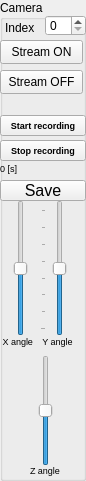
   <widget class="QGroupBox" name="groupBox_4">
    <property name="geometry">
     <rect>
      <x>1280</x>
      <y>0</y>
      <width>86</width>
      <height>481</height>
     </rect>
    </property>
    <property name="title">
     <string>Camera </string>
    </property>
    <widget class="QSlider" name="verticalSlider">
     <property name="geometry">
      <rect>
       <x>40</x>
       <y>200</y>
       <width>31</width>
       <height>136</height>
      </rect>
     </property>
     <property name="maximum">
      <number>180</number>
     </property>
     <property name="value">
      <number>90</number>
     </property>
     <property name="orientation">
      <enum>Qt::Vertical</enum>
     </property>
     <property name="tickPosition">
      <enum>QSlider::TicksAbove</enum>
     </property>
     <property name="tickInterval">
      <number>25</number>
     </property>
    </widget>
    <widget class="QPushButton" name="pushButton_9">
     <property name="geometry">
      <rect>
       <x>0</x>
       <y>115</y>
       <width>86</width>
       <height>21</height>
      </rect>
     </property>
     <property name="font">
      <font>
       <pointsize>7</pointsize>
       <weight>75</weight>
       <bold>true</bold>
      </font>
     </property>
     <property name="text">
      <string>Start recording</string>
     </property>
    </widget>
    <widget class="QPushButton" name="pushButton_10">
     <property name="geometry">
      <rect>
       <x>0</x>
       <y>140</y>
       <width>86</width>
       <height>21</height>
      </rect>
     </property>
     <property name="font">
      <font>
       <pointsize>7</pointsize>
       <weight>75</weight>
       <bold>true</bold>
      </font>
     </property>
     <property name="text">
      <string>Stop recording</string>
     </property>
    </widget>
    <widget class="QLabel" name="label_3">
     <property name="geometry">
      <rect>
       <x>0</x>
       <y>331</y>
       <width>41</width>
       <height>20</height>
      </rect>
     </property>
     <property name="font">
      <font>
       <pointsize>7</pointsize>
      </font>
     </property>
     <property name="text">
      <string> X angle</string>
     </property>
    </widget>
    <widget class="QLabel" name="label">
     <property name="geometry">
      <rect>
       <x>0</x>
       <y>160</y>
       <width>81</width>
       <height>16</height>
      </rect>
     </property>
     <property name="font">
      <font>
       <pointsize>7</pointsize>
      </font>
     </property>
     <property name="text">
      <string>0 [s]</string>
     </property>
    </widget>
    <widget class="QPushButton" name="pushButton_30">
     <property name="geometry">
      <rect>
       <x>0</x>
       <y>180</y>
       <width>86</width>
       <height>21</height>
      </rect>
     </property>
     <property name="font">
      <font>
       <pointsize>12</pointsize>
      </font>
     </property>
     <property name="text">
      <string>Save</string>
     </property>
    </widget>
    <widget class="QSlider" name="verticalSlider_8">
     <property name="geometry">
      <rect>
       <x>10</x>
       <y>200</y>
       <width>21</width>
       <height>136</height>
      </rect>
     </property>
     <property name="maximum">
      <number>180</number>
     </property>
     <property name="value">
      <number>90</number>
     </property>
     <property name="orientation">
      <enum>Qt::Vertical</enum>
     </property>
    </widget>
    <widget class="QSpinBox" name="spinBox_3">
     <property name="geometry">
      <rect>
       <x>45</x>
       <y>15</y>
       <width>41</width>
       <height>21</height>
      </rect>
     </property>
     <property name="maximum">
      <number>1</number>
     </property>
    </widget>
    <widget class="QLabel" name="label_17">
     <property name="geometry">
      <rect>
       <x>5</x>
       <y>20</y>
       <width>41</width>
       <height>16</height>
      </rect>
     </property>
     <property name="font">
      <font>
       <pointsize>9</pointsize>
      </font>
     </property>
     <property name="text">
      <string>Index</string>
     </property>
    </widget>
    <widget class="QSlider" name="verticalSlider_9">
     <property name="geometry">
      <rect>
       <x>30</x>
       <y>355</y>
       <width>31</width>
       <height>111</height>
      </rect>
     </property>
     <property name="maximum">
      <number>360</number>
     </property>
     <property name="value">
      <number>180</number>
     </property>
     <property name="orientation">
      <enum>Qt::Vertical</enum>
     </property>
    </widget>
    <widget class="QLabel" name="label_4">
     <property name="geometry">
      <rect>
       <x>40</x>
       <y>331</y>
       <width>41</width>
       <height>20</height>
      </rect>
     </property>
     <property name="font">
      <font>
       <pointsize>7</pointsize>
      </font>
     </property>
     <property name="text">
      <string> Y angle</string>
     </property>
    </widget>
    <widget class="QLabel" name="label_18">
     <property name="geometry">
      <rect>
       <x>30</x>
       <y>460</y>
       <width>41</width>
       <height>21</height>
      </rect>
     </property>
     <property name="font">
      <font>
       <pointsize>7</pointsize>
      </font>
     </property>
     <property name="text">
      <string>Z angle</string>
     </property>
    </widget>
    <widget class="QPushButton" name="pushButton_18">
     <property name="geometry">
      <rect>
       <x>0</x>
       <y>40</y>
       <width>83</width>
       <height>24</height>
      </rect>
     </property>
     <property name="text">
      <string>Stream ON</string>
     </property>
    </widget>
    <widget class="QPushButton" name="pushButton_19">
     <property name="geometry">
      <rect>
       <x>0</x>
       <y>70</y>
       <width>83</width>
       <height>24</height>
      </rect>
     </property>
     <property name="text">
      <string>Stream OFF</string>
     </property>
    </widget>
   </widget>
